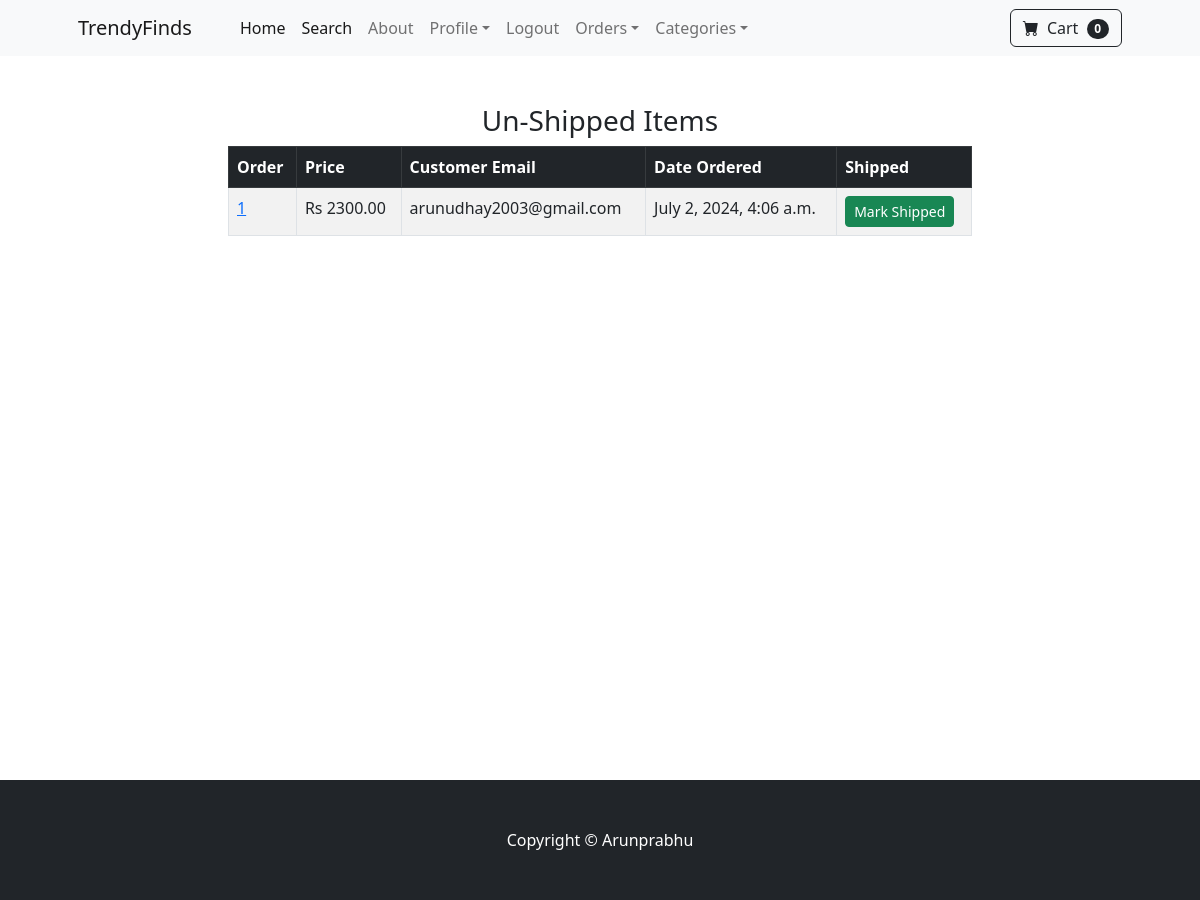
Page /payment/not_shipped_dash (signed in) on the committed database.
### payment/models.py (models this page shows, shortened)
class Order(models.Model):
	user = models.ForeignKey(User, on_delete=models.CASCADE, null=True, blank=True)
	full_name = models.CharField(max_length=250)
	email = models.EmailField(max_length=250)
	shipping_address = models.TextField(max_length=15000)
	amount_paid = models.DecimalField(max_digits=7, decimal_places=2)
	date_ordered = models.DateTimeField(auto_now_add=True)
	shipped = models.BooleanField(default=False)
	date_shipped = models.DateTimeField(blank=True, null=True)

### payment/views.py (the view, shortened to what this page needs)
# urls.py: path('not_shipped_dash', views.not_shipped_dash, name="not_shipped_dash"),
def not_shipped_dash(request):
    if request.user.is_authenticated and request.user.is_superuser:
        orders = Order.objects.filter(shipped=False)
        return render(request, "payment/not_shipped_dash.html", {"orders":orders})
    else:
        messages.success(request, "Access Denied")
        return redirect('home')

### cart/cart.py (called while the page is built)
    def __len__(self):
        return len(self.cart)

### cart/context_processors.py (called while the page is built)
def cart(request):
    return{'cart': Cart(request)}

### payment/templates/payment/not_shipped_dash.html (shortened to what this page needs)
{% extends 'base.html' %}
{% block content %}
<div class="container">
    <div class="row">
        <center>
            <div class="col-8">
            <br/><br/>
            <h3>Un-Shipped Items</h3>
            <table class="table table-striped table-hover table-bordered">
                <thead class="table-dark">
                    <tr>
                    <th scope="col">Order</th>
                    <th scope="col">Price</th>
                    <th scope="col">Customer Email</th>
                    <th scope="col">Date Ordered</th>
                    <th scope="col">Shipped</th>
                    </tr>
                </thead>
                <tbody>
                    {% for item in orders %}
                    <tr>
                    <td><a href="{% url 'orders' item.id %}">{{ item.id }}</a></td>
                    <td>Rs {{ item.amount_paid }}</td>
                    <td>{{ item.email }}</td>
                    <td>{{ item.date_ordered }}</td>
                    <td>
                        <form method="POST">
                        <button type="Submit" class="btn btn-success btn-sm">Mark Shipped</button>
                        </form>
                    </td>
                    </tr>
                    {% endfor %}
                </tbody>
            </table>
            <br/><br/>
            <br/><br/>
            <br/><br/>
            <br/><br/>
            <br/><br/>
            <br/><br/>
            <br/><br/>
            <br/><br/>
            <br/><br/>
            <br/><br/>
            <br/><br/>
            </div>
        </center>
    </div>
</div>
{% endblock %}

### rows in the picture
Order: id "1", amount_paid "2300.00", email "arunudhay2003@gmail.com", date_ordered "July 2, 2024, 4:06 a.m."

### other values in the picture
{{ cart|length }} "0"
